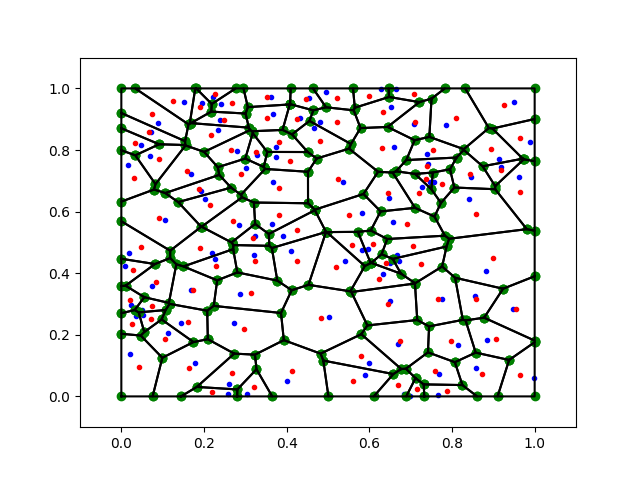
#> input picture 2023-2024/PMP-33/coursework/Kryzhalka Liubov/voronoi/test/bounded_voronoi.png, 640 x 480 px, given as the content of the folder orig_data/train/images, which was not available
$ jupyter execute --allow-errors wavelet_transform.ipynb
#> lines starting #> are read from the running program, lines starting #| are printed output that depends on the picture; pictures that were not available may be replaced by others from this repository, and a replacement may not be noted
#> in preprocess_folder, img is the input picture: shape (480, 640, 3); mean B, G, R 228.7, 230.4, 229
[cell 1]
"""ОБРОБКА УСІХ ЗОБРАЖЕНЬ ДАТАСЕТУ ВЕЙВЛЕТНИМИ ПЕРЕТВОРЕННЯМИ"""

import cv2
import numpy as np
import pywt
import os
from tqdm import tqdm

def apply_wavelet_centered(img, wavelet='db6', lambda_=0.5):
#> called with wavelet = 'db6', lambda_ = 0.5
    gray = cv2.cvtColor(img, cv2.COLOR_BGR2GRAY)
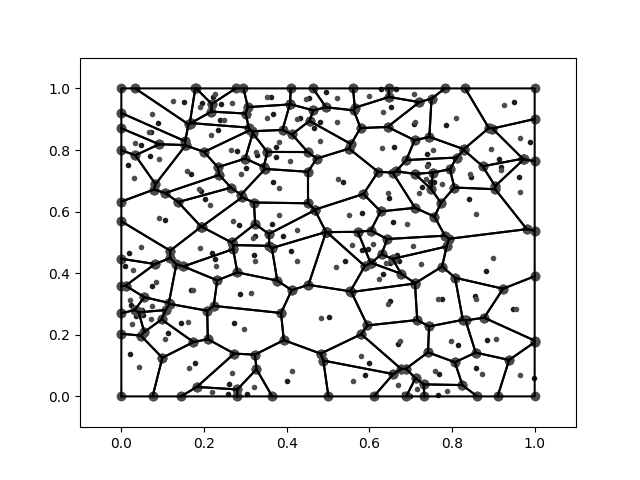
#> gray: shape (480, 640); min 0, max 255, mean 229.8
    coeffs2 = pywt.dwt2(gray, wavelet)
    _, (H, V, D) = coeffs2
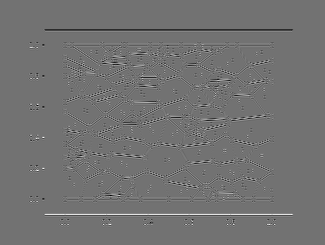
#> H: shape (245, 325) float64; min -255.1, max 313.3, mean 0.2; drawn with min black and max white
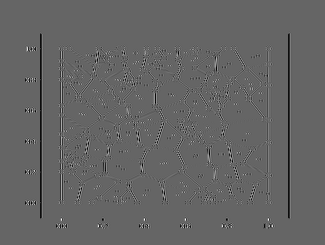
#> V: shape (245, 325) float64; min -184.1, max 279.7, mean -1; drawn with min black and max white
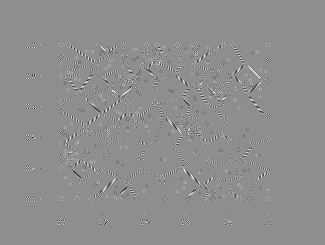
#> D: shape (245, 325) float64; min -134.2, max 105.6, mean 0; drawn with min black and max white
    W = np.sqrt(H ** 2 + V ** 2 + D ** 2)
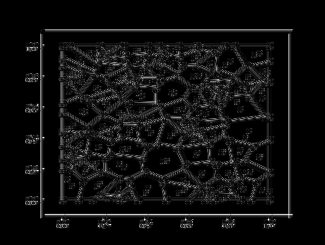
#> W: shape (245, 325) float64; min 4.74e-15, max 314.3, mean 18.9; drawn with min black and max white
    W = cv2.resize(W, (img.shape[1], img.shape[0]))
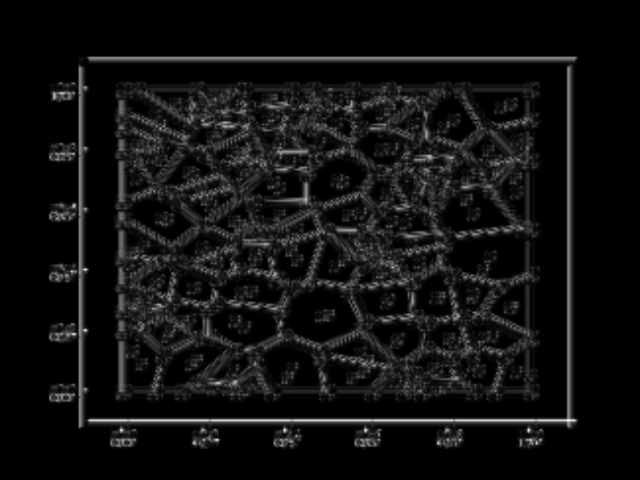
#> W: shape (480, 640) float64; min 6.41e-15, max 281.5, mean 18.9; drawn with min black and max white
    W_centered = W - np.mean(W)
    img_float = img.astype(np.float32)
    W3 = np.stack([W_centered] * 3, axis=-1)
    result = img_float + lambda_ * W3
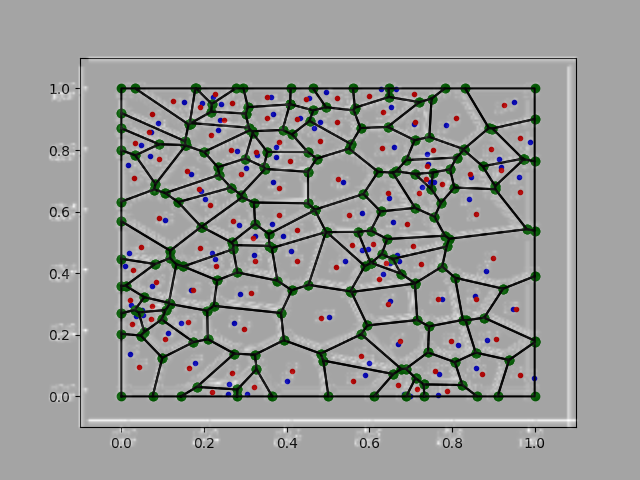
#> result: shape (480, 640, 3) float64; mean B, G, R 228.7, 230.4, 229; drawn with min black and max white
    return np.clip(result, 0, 255).astype(np.uint8)
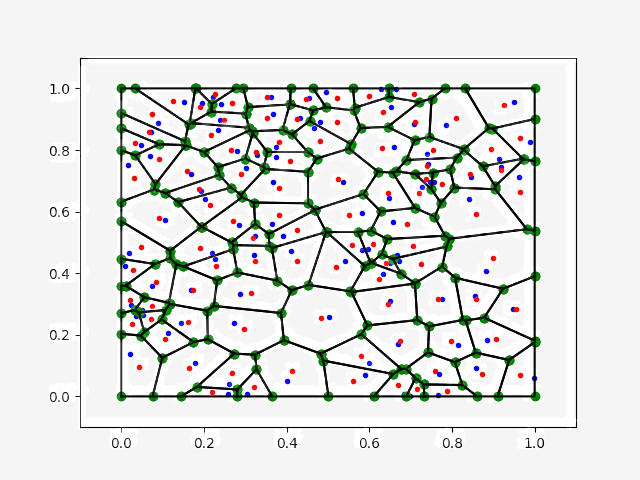
#> returned value: shape (480, 640, 3); mean of channels 0, 1, 2 224.5, 226.3, 224.8; drawn as B, G, R

def preprocess_folder(input_folder, output_folder, lambda_=0.5):
    os.makedirs(output_folder, exist_ok=True)
    for filename in tqdm(os.listdir(input_folder)):
        if filename.endswith(('.jpg', '.png')):
            img_path = os.path.join(input_folder, filename)
            img = cv2.imread(img_path)
            if img is None:
                continue
            img_wavelet = apply_wavelet_centered(img, lambda_=lambda_)
            cv2.imwrite(os.path.join(output_folder, filename), img_wavelet)

def process_all_sets(base_input, base_output, lambda_=0.5):
    for split in ['train', 'valid', 'test']:
        preprocess_folder(
            os.path.join(base_input, split, 'images'),
            os.path.join(base_output, split, 'images'),
            lambda_
        )
        labels_src = os.path.join(base_input, split, 'labels')
        labels_dst = os.path.join(base_output, split, 'labels')
        os.makedirs(labels_dst, exist_ok=True)
        for f in os.listdir(labels_src):
            src = os.path.join(labels_src, f)
            dst = os.path.join(labels_dst, f)
            if not os.path.exists(dst):
                with open(src, 'r') as r, open(dst, 'w') as w:
                    w.write(r.read())

#> (the rest of this cell did not finish here and is left out)
